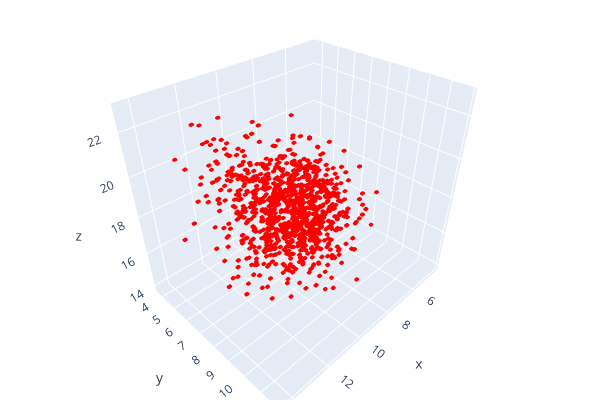

The cell this chart's notebook holds for it:
### Code cell
# Create a new point cloud with masked points
masked_cloud = o3d.geometry.PointCloud()
masked_cloud.points = o3d.utility.Vector3dVector(np.asarray(c_.squeeze(0).detach().cpu().numpy())) 

# Save the masked point cloud as PCD
o3d.visualization.draw_plotly([masked_cloud])

### Figure 1 — Plotly figure (JSON) as saved in the notebook; plotly's stock layout.template omitted (floating-point values rounded to 4 significant figures; data arrays with more than 128 entries replaced by an {"elided": "..."} marker saying what was removed)
{"data": [{"marker": {"color": {"elided": "16384x3 int values"}, "size": 1}, "mode": "markers", "type": "scatter3d", "x": {"elided": "16384 float values"}, "y": {"elided": "16384 float values"}, "z": {"elided": "16384 float values"}}], "layout": {"height": 400, "margin": {"b": 0, "l": 0, "r": 0, "t": 0}, "scene": {"camera": {"center": {"x": 0, "y": 0, "z": 0}, "up": {"x": 0, "y": 0, "z": 1}}}, "showlegend": false, "width": 600}}
